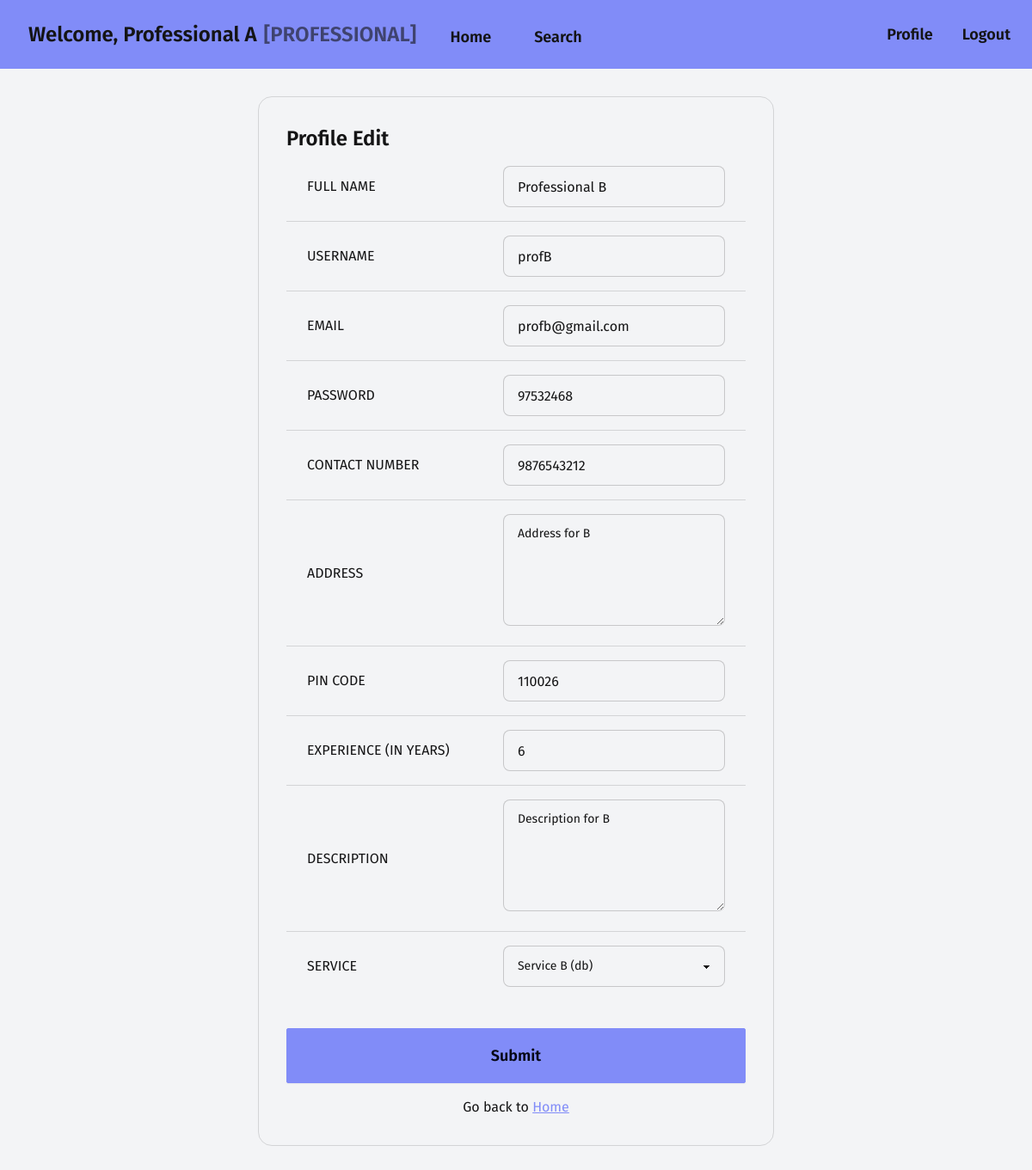
The page /professional/edit/2 (signed in) on the database its author committed.
### models.py (models this page shows, shortened)
class User(db.Model, UserMixin):
    __tablename__ = 'user'
    id: Mapped[int] = mapped_column(
        Integer, primary_key=True, autoincrement="auto")
    fullname: Mapped[str] = mapped_column(String(200))
    username: Mapped[str] = mapped_column(String(30), unique=True)
    email: Mapped[str] = mapped_column(String(200), unique=True)
    password: Mapped[str] = mapped_column(String(40))
    role: Mapped[str] = mapped_column(String(200))
    def get_prof(self):
        sql = select(Professional).join(User).where(
            Professional.user_id == self.id)
        result = db.session.scalars(sql).first()
        return result

class Professional(db.Model):
    __tablename__ = 'professional'
    id: Mapped[int] = mapped_column(
        Integer, primary_key=True, autoincrement="auto")
    user_id: Mapped[int] = mapped_column(ForeignKey("user.id"))
    user: Mapped["User"] = relationship(cascade="all,delete")
    contact: Mapped[str] = mapped_column(String(10), unique=True)
    address: Mapped[str] = mapped_column(Text)
    pincode: Mapped[str] = mapped_column(String(6))
    experience: Mapped[int] = mapped_column(Integer)
    description: Mapped[str] = mapped_column(Text)
    approval: Mapped[Optional[str]] = mapped_column(String, default="PENDING")
    service_id: Mapped[int] = mapped_column(ForeignKey("service.id"))
    service: Mapped["Service"] = relationship(back_populates="professionals")
    created: Mapped[Optional[datetime]] = mapped_column(
        DateTime, server_default=func.now())
    updated: Mapped[Optional[datetime]] = mapped_column(
        DateTime, default=func.now(), onupdate=func.now())

### views.py (the view)
@app.route("/professional/edit/<prof_id>", methods=["GET", "POST"])
def professional_edit(prof_id):
    prof = get_with_id(Professional, prof_id)
    if not (prof):
        return redirect(url_for('not_found'))
    user = prof.user
    if request.method == "POST":
        form = ProfessionalEditForm(request.form)
        if form.validate():
            data = {
                "fullname": form.fullname.data,
                "username": form.username.data,
                "email": form.email.data,
                "password": form.password.data,
                "contact": form.contact.data,
                "address": form.address.data,
                "pincode": form.pincode.data,
                "experience": form.experience.data,
                "description": form.description.data,
                "service_id": form.service_id.data,
            }
            user.fullname = data['fullname']
            user.username = data['username']
            user.email = data['email']
            user.password = data['password']
            prof.contact = data['contact']
            prof.address = data['address']
            prof.pincode = data['pincode']
            prof.experience = data['experience']
            prof.description = data['description']
            prof.service_id = data['service_id']
            db.session.commit()
            flash(f"Profile Successfully Edited: {prof.user.fullname}")
    else:
        form = ProfessionalEditForm(service_id=prof.service_id)
    return render_template("professional/edit.html", form=form, prof=prof)

### forms.py
class ProfessionalEditForm(BaseEditForm):
    contact = StringField("CONTACT NUMBER", [DataRequired(), InputRequired(), Length(min=10, max=10)])
    address = TextAreaField("ADDRESS", [DataRequired(), InputRequired()])
    pincode = StringField("PIN CODE", [DataRequired(), InputRequired(), Length(min=6, max=6)])
    experience = IntegerField("EXPERIENCE (IN YEARS)", [DataRequired(), InputRequired(), NumberRange(min=0)])
    description = TextAreaField("DESCRIPTION", [DataRequired(), InputRequired()])
    available_services = get_current_services()
    service_id = SelectField("SERVICE", [DataRequired(), InputRequired()], choices=available_services)

### login.py (called while the page is built)
@login_manager.user_loader
def load_user(id):
    user = get_with_id(User, int(id))
    if user:
        return user
    else:
        return None

### models.py (called while the page is built)
def get_with_id(model, pkid):
    sql = select(model).where(model.id == pkid)
    result = db.session.scalars(sql).first()
    return result

### templates/professional/edit.html (shortened to what this page needs)
{% extends "base/professional/loggedin.html" %}
{% block content %}
<div class="card card-bordered w-1/2">
  <div class="card-body form-control">
    <form action="{{ url_for('professional_edit', prof_id=prof.id) }}" method="post">
      <h2 class="card-title text-2xl text-center">Profile Edit</h2>
      <table class="table table-lg">
        <tr>
          <td>
            {{ form.fullname.label }}
          </td>
          <td>
            {{ form.fullname(value=prof.user.fullname, class="input w-full input-bordered") }}
          </td>
        </tr>
        <tr>
          <td>
            {{ form.username.label }}
          </td>
          <td>
            {{ form.username(value=prof.user.username, class="input w-full input-bordered") }}
          </td>
        </tr>
        <tr>
          <td>
            {{ form.email.label }}
          </td>
          <td>
            {{ form.email(value=prof.user.email, class="input w-full input-bordered") }}
          </td>
        </tr>
        <tr>
          <td>{{ form.password.label }}</td>
          <td>
            {{ form.password(value=prof.user.password, class="input w-full input-bordered") }}
          </td>
        </tr>
        <tr>
          <td>{{ form.contact.label }}</td>
          <td>
            {{ form.contact(value=prof.contact, class="input w-full input-bordered") }}
          </td>
        </tr>
        <tr>
          <td>{{ form.address.label }}</td>
          <td>
            <textarea rows="4" name="address" id="address"
              class="textarea w-full textarea-bordered">{{ prof.address }}</textarea>
          </td>
        </tr>
        <tr>
          <td>{{ form.pincode.label }}</td>
          <td>
            {{ form.pincode(value=prof.pincode, class="input w-full input-bordered") }}
          </td>
        </tr>
        <tr>
          <td>{{ form.experience.label }}</td>
          <td>
            {{ form.experience(value=prof.experience, class="input w-full input-bordered") }}
          </td>
        </tr>
        <tr>
          <td>{{ form.description.label }}</td>
          <td>
            <textarea rows="4" name="description" id="description"
              class="textarea w-full textarea-bordered">{{ prof.description }}</textarea>
          </td>
        </tr>
        <tr>
          <td>
            {{ form.service_id.label }}
          </td>
          <td>
            {{ form.service_id(class="select w-full select-bordered") }}
          </td>
        </tr>
      </table>
      <input value="Submit" type="submit" class="btn btn-block btn-lg btn-primary mt-8" />
    </form>
    <p class="text-center pt-2">
      Go back to <a href="{{ url_for('professional_home', user_id=current_user.id) }}"
        class="link link-primary">Home</a>
    </p>
  </div>
</div>
{% endblock %}

### templates/base/professional/loggedin.html (shortened to what this page needs)
<!DOCTYPE html>
<html lang="en">
  <head>
    <link rel="stylesheet" href="{{ url_for('static', filename='styles/main.css') }}">
  </head>
  <body>
    <div class="font-fira">
      <nav class="navbar bg-primary">
        <div class="navbar-start">
          <a href="#" class="btn btn-lg btn-ghost text-2xl">
            Welcome, {{ current_user.fullname }} <span class="opacity-60">[PROFESSIONAL]</span>
          </a>
        </div>
        <div class="navbar-center">
          <ul class="menu menu-lg menu-horizontal">
            <li><a href="{{ url_for('professional_home', user_id=current_user.id) }}" class="btn btn-ghost">Home</a></li>
            <li><a href="{{ url_for('professional_search', prof_id=current_user.get_prof().id) }}" class="btn btn-ghost">Search</a></li>
          </ul>
        </div>
        <div class="navbar-end">
          <a href="{{ url_for('professional_profile', prof_id=current_user.get_prof().id) }}" class="btn btn-ghost text-lg">Profile</a>
          <a href="{{ url_for('logout') }}" class="btn btn-ghost text-lg"> Logout </a>
        </div>
      </nav>
      <div class="flex flex-col mt-8 mb-24 gap-8 items-center justify-center">
        {% block content %}{% endblock %}
      </div>
    </div>
  </body>
</html>

### rows shown on the page
User: fullname "Professional A"
User: fullname "Professional B", username "profB", email "profb@gmail.com", password "97532468"
Professional: contact "9876543212", address "Address for B", pincode "110026", experience "6", description "Description for B", service_id "Service B (db)"
